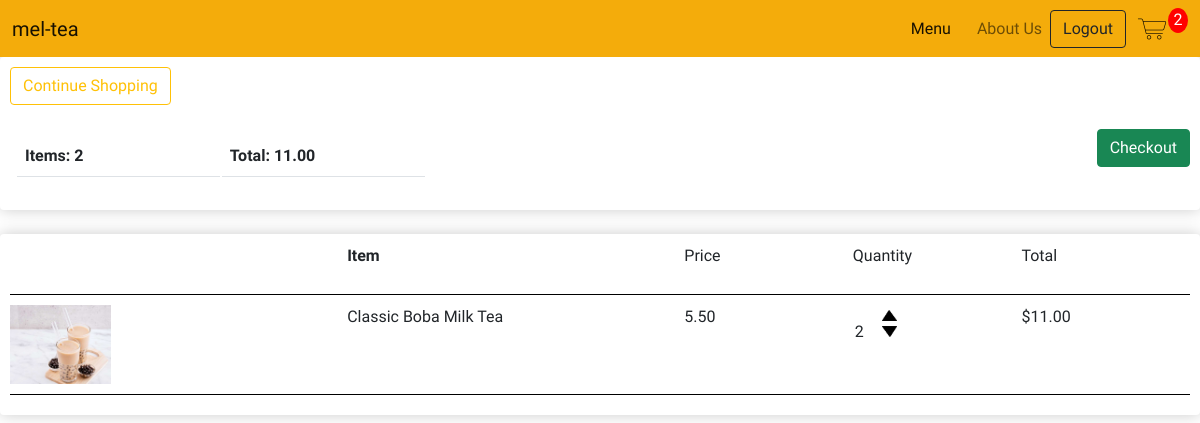
The app's page /cart/ (signed in) with its own data.
### store/models.py (models this page shows, shortened)
class CustomerOrder(models.Model):
    customer = models.ForeignKey(Customer, on_delete=models.SET_NULL, null=True, blank=True)
    date_ordered = models.DateTimeField(auto_now_add=True)
    completion = models.BooleanField(default=False)
    transaction_id = models.CharField(max_length=200, null=True)
    @property
    def cart_total(self):
        order_items = self.orderitem_set.all()
        total = sum([item.calc_total for item in order_items])
        return total
    @property
    def cart_quantity(self):
        order_items = self.orderitem_set.all()
        total = sum([item.quantity for item in order_items])
        return total

class OrderItem(models.Model):
    product = models.ForeignKey(BobaProduct, on_delete=models.SET_NULL, null=True)
    order = models.ForeignKey(CustomerOrder, on_delete=models.SET_NULL, null=True)
    quantity = models.IntegerField(default=0, null=True, blank=True)
    date_added = models.DateTimeField(auto_now_add=True)
    @property
    def calc_total(self):
        total = self.product.price * self.quantity
        return total

class BobaProduct(models.Model):
    WITH_BOBA = [
        ('YES', 'Boba'),
        ('NO', 'No Boba')
    ]
    name = models.CharField(max_length=200, null=True)
    price = models.DecimalField(max_digits=7, decimal_places=2)
    category = models.CharField(max_length=200, null=True, choices= WITH_BOBA)
    image = models.ImageField(upload_to='boba', default="{% static 'images/filler.jpg' %}", null=True, blank=True)
    date_created = models.DateTimeField(auto_now_add=True)
    @property #@property allow us to access as an attribute
    def image_url(self):
        try:
            url = self.image.url
        except:
            url = ''
        return url

### store/views.py (the view)
# urls.py: path('cart/', views.cart, name="cart"),
def cart(request):
    cart = cartData(request)
    cart_items = cart['cart_items']
    order = cart['order']
    items = cart['items']
    context = {"items": items, "order": order, 'cart_items':cart_items}
    return render(request, 'store/cart.html', context)

### store/utils.py (called while the page is built)
def cartData(request):
    if request.user.is_authenticated:
        customer = request.user.customer
        order, created = CustomerOrder.objects.get_or_create(customer=customer)
        items = order.orderitem_set.all()   # (USE ITEM FOR CHILDREN)
        cart_items = order.cart_quantity
    else:
        cookie = guestCookieCart(request)
        cart_items = cookie['cart_items']
        order = cookie['order']
        items = cookie['items']
    return {"items": items, "order": order, 'cart_items':cart_items}

### store/templates/store/cart.html
{% extends 'store/main.html' %}
{% load static %}
{% block content %}
<div class="row">
    <div class="col-lg-12">
        <div class="product-box">
            <a class="btn btn-outline-warning" href="{% url 'store' %}"> Continue Shopping</a>
            <br>
            <br>
            <table class="table">
                <tr>
                    <th>Items: <b>{{order.cart_quantity}}</b></th>
                    <th>Total: <b>{{order.cart_total|floatformat:2}}</b></th>
                </tr>
                <a class="btn btn-success checkout-btn" href="{% url 'checkout' %}">Checkout</a>
            </table>
        </div>
        <br>
        <div class="product-box">
            <div class="cart-row">
                <div class="cart-row-flex-2"></div>
                <div class="cart-row-flex-2">
                   <p><strong>Item</strong></p>
                </div>
                <div class="cart-row-flex-1">
                    <p>Price</p>
                </div>
                <div class="cart-row-flex-1">
                    <p>Quantity</p>
                </div>
                <div class="cart-row-flex-1">
                    <p>Total</p>
                </div>
            </div>
            {% for item in items %}
            <div class="cart-row">
                <div class="cart-row-flex-2"><img class="row-image" src="{{item.product.image_url}}"></div>
                <div class="cart-row-flex-2">
                    <p>{{item.product.name}}</p>
                </div>
                <div class="cart-row-flex-1">
                    <p>{{item.product.price|floatformat:2}}</p>
                </div>
                <div class="cart-row-flex-1">
                    <p class="quantity">{{item.quantity}}</p>
                    <div class="quantity">
                        <img data-product={{item.product.id}} data-action="add" class="quantity-change add-cart" src="{% static 'images/arrow-up.png' %}">
                        <img data-product={{item.product.id}} data-action="remove" class="quantity-change add-cart" src="{% static 'images/arrow-down.png' %}">
                    </div>
                </div>
                <div class="cart-row-flex-1">
                    <p>${{item.calc_total}}</p>
                </div>
            </div>
            {% endfor %}
        </div>
    </div>
</div>
{% endblock content %}

### static/css/main.css (style rules this page uses)
* { margin: 0; padding: 0; box-sizing: border-box; }
body { background-color: white; font-family: Comfortaa; }

### static/css/menu.css (style rules this page uses)
.product-box { border-radius: 4px; padding:10px; box-shadow:hsl(0, 0%, 80%) 0 0 16px; }
.quantity { display: inline-block; padding-right: 10px; margin: 0 2px; }
.quantity-change { width: 15px; cursor: pointer; transition: .1s; display: block; margin-top: 5px; }

### static/css/checkout.css (style rules this page uses)
.checkout-btn { vertical-align: bottom; float:right; }
.cart-row { display: flex; align-items: stretch; margin-bottom: 10px; padding-bottom: 10px; border-bottom: 1px solid black; }
.row-image { width: 30%; height: auto; }
.cart-row-flex-2 { flex: 2; }
.cart-row-flex-1 { flex: 1; }
.table { width:450px; display: inline-block; padding: 5px; border-collapse: separate; }
.table th { width: 25%; }

### records on screen
CustomerOrder: cart_quantity "2", cart_total "11.00"
OrderItem: product.image_url (picture), product.name "Classic Boba Milk Tea", product.price "5.50", quantity "2", calc_total "11.00"

### other values on screen
{{ cart_items }} "2"
